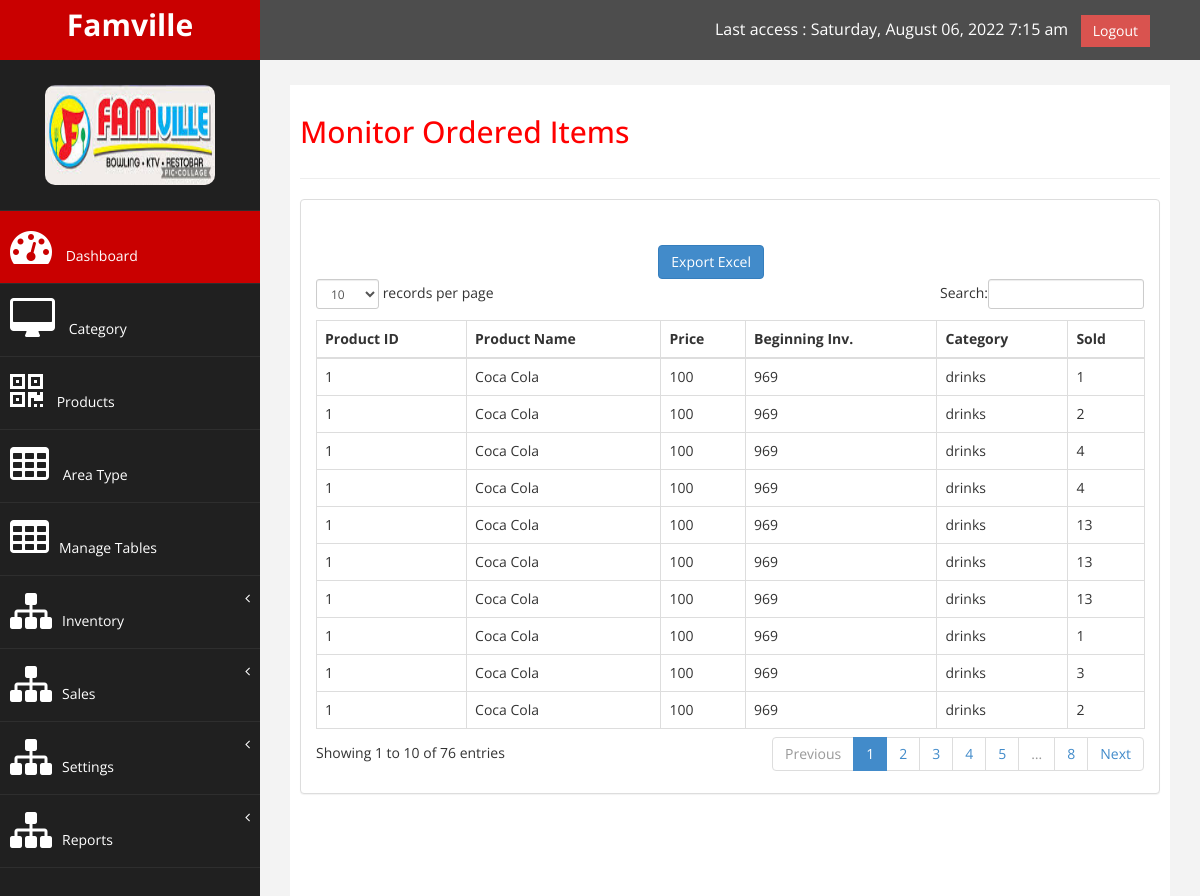
The app's page /index_admin.php?page=monitor_ordered_items with its own data.
### tables this page shows
CREATE TABLE `product` (
  `product_id` int(11) NOT NULL,
  `product_name` varchar(100) NOT NULL,
  `product_description` varchar(100) NOT NULL,
  `quantity` int(11) NOT NULL,
  `price` int(11) NOT NULL,
  `status_type_id` int(11) NOT NULL COMMENT 'Enabled; Disabled',
  `availability` varchar(100) NOT NULL COMMENT 'Available; Not-Available',
  `category_id` int(11) NOT NULL,
  `image` varchar(100) NOT NULL,
  `set_type_id` int(11) NOT NULL,
  `tuple_class_id` int(11) NOT NULL,
  `size_class_id` int(11) NOT NULL,
  `product_num_id` varchar(100) NOT NULL,
  `date_start` varchar(100) NOT NULL,
  `date_end` varchar(100) NOT NULL,
  `date_added` timestamp NOT NULL DEFAULT CURRENT_TIMESTAMP ON UPDATE CURRENT_TIMESTAMP
);

CREATE TABLE `category` (
  `category_id` int(11) NOT NULL,
  `category_type` varchar(100) NOT NULL,
  `category_description` varchar(100) NOT NULL,
  `image` varchar(100) NOT NULL
);

CREATE TABLE `order_kitchen` (
  `order_kitchen_id` int(11) NOT NULL,
  `order_type_id` int(11) NOT NULL,
  `table_number_id` int(11) NOT NULL,
  `num_guests_id` int(11) NOT NULL,
  `guest_id` int(11) NOT NULL COMMENT 'one-by-one-customer-receipt',
  `product_id` int(11) NOT NULL,
  `order_quantity` int(11) NOT NULL,
  `date_time` timestamp NOT NULL DEFAULT CURRENT_TIMESTAMP ON UPDATE CURRENT_TIMESTAMP,
  `user_id` int(11) NOT NULL,
  `status` varchar(100) NOT NULL COMMENT 'Foods; Drinks',
  `action` varchar(100) NOT NULL COMMENT 'Order; Un-order'
);

### index_admin.php (called while the page is built, shortened)
<?php
include('admin/header.php');
include('admin/side_bar.php');
if(isset($_GET['page'])){
    $page=$_GET['page'];
}else{
    $page='category';
}
include('admin/'.$page.'.php');
include('admin/footer.php');
?>

### admin/monitor_ordered_items.php (the view, shortened to what this page needs)
        <div id="page-wrapper" >
            <div id="page-inner">
                <div class="row">
                    <div class="col-md-12">
                     <h2>Monitor Ordered Items</h2>
                    </div>
                </div>
                 <hr />
            <div class="row">
                <div class="col-md-12">
                    <div class="panel panel-default">
                        <div class="panel-body">
                            <div class="table-responsive">
                                <table class="table table-striped table-bordered table-hover" id="dataTables-example">
                                    <thead>
                                        <tr>
                                            <th>Product ID</th>
                                            <th>Product Name</th>
                                            <th>Price</th>
                                            <th>Beginning Inv.</th>
                                            <th>Category</th>
                                            <th>Sold</th>
                                        </tr>
                                    </thead>
                                    <button type="button" class="btn btn-primary" style="
    float: right;
    margin-top: 30px;
    /* margin-left: 170px; */
    margin-right: 380px;
">Export Excel</button>
                                    <tbody>
                                    <?php
                                    include('config.php');
                                    $sql_monitor='SELECT stock.stock_id, stock.stock_num_id, stock.product_id, product.product_num_id, product.product_name, product.price, product.quantity, product.availability, product.status_type_id, status_type.status_type, stock.stocks, product.category_id, category.category_type
                                        FROM stock
                                        INNER JOIN product
                                        ON product.product_id=stock.product_id
                                        INNER JOIN status_type
                                        ON status_type.status_type_id=product.status_type_id
                                        INNER JOIN category
                                        ON category.category_id=product.category_id';
                                    $qry_monitor=mysqli_query($CON, $sql_monitor) or die(mysqli_error($qry_monitor));
                                    while($row=mysqli_fetch_array($qry_monitor)){
                                        $product_name=$row['product_name'];
                                        $price=$row['price'];
                                        $quantity=$row['quantity'];
                                        $category_type=$row['category_type'];
                                        $product_num_id=$row['product_num_id'];
                                    }
                                    $sql_mon='SELECT order_kitchen.order_kitchen_id, order_kitchen.product_id, product.product_name, order_kitchen.order_quantity
                                        FROM order_kitchen
                                        INNER JOIN product
                                        ON product.product_id=order_kitchen.product_id';
                                    $qry_mon=mysqli_query($CON, $sql_mon) or die(mysqli_error($qry_mon));
                                    while($row=mysqli_fetch_array($qry_mon)){
                                        $order_quantity=$row['order_quantity'];
                                    ?>
                                        <tr class="odd gradeX">
                                            <td><?php echo $product_num_id; ?></td>
                                            <td><?php echo $product_name; ?></td>
                                            <td class="center"><?php echo $price; ?></td>
                                            <td class="center"><?php echo $quantity; ?></td>
                                            <td class="center"><?php echo $category_type; ?></td>
                                            <td class="center"><?php echo $order_quantity; ?></td>
                                        </tr>
                                    <?php
                                        }
                                    ?>
                                    </tbody>
                                </table>
                            </div>
                        </div>
                    </div>
                </div>
            </div>
        </div>
    </div>
            </div>
</body>
</html>

### assets/css/custom.css (style rules this page uses)
body { font-family: 'Open Sans', sans-serif; }
#page-wrapper { padding: 15px 15px; min-height: 600px; background:#F3F3F3; }
#page-inner { width:100%; margin:10px 20px 10px 0px; background-color:#fff!important; padding:10px; min-height:1200px; }
h2 { color: #f00; }
@media (min-width:768px) { #page-wrapper { margin: 0 0 0 260px; padding: 15px 30px; min-height: 1200px; } }

### records on screen
order_kitchen: order_quantity "1"
product: product_num "1", product_name "Coca Cola", price "100", quantity "969"
category: category_type "drinks"
order_kitchen: product.product_num_id "1", product.product_name "Coca Cola", product.price "100", product.quantity "969", order_quantity "2"
order_kitchen: order_quantity "4"
order_kitchen: order_quantity "4"
order_kitchen: order_quantity "13"
order_kitchen: order_quantity "13"
order_kitchen: order_quantity "13"
order_kitchen: product.product_num_id "1", product.product_name "Coca Cola", product.price "100", product.quantity "969", order_quantity "1"
order_kitchen: product.product_num_id "1", product.product_name "Coca Cola", product.price "100", product.quantity "969", order_quantity "3"
order_kitchen: order_quantity "2"
